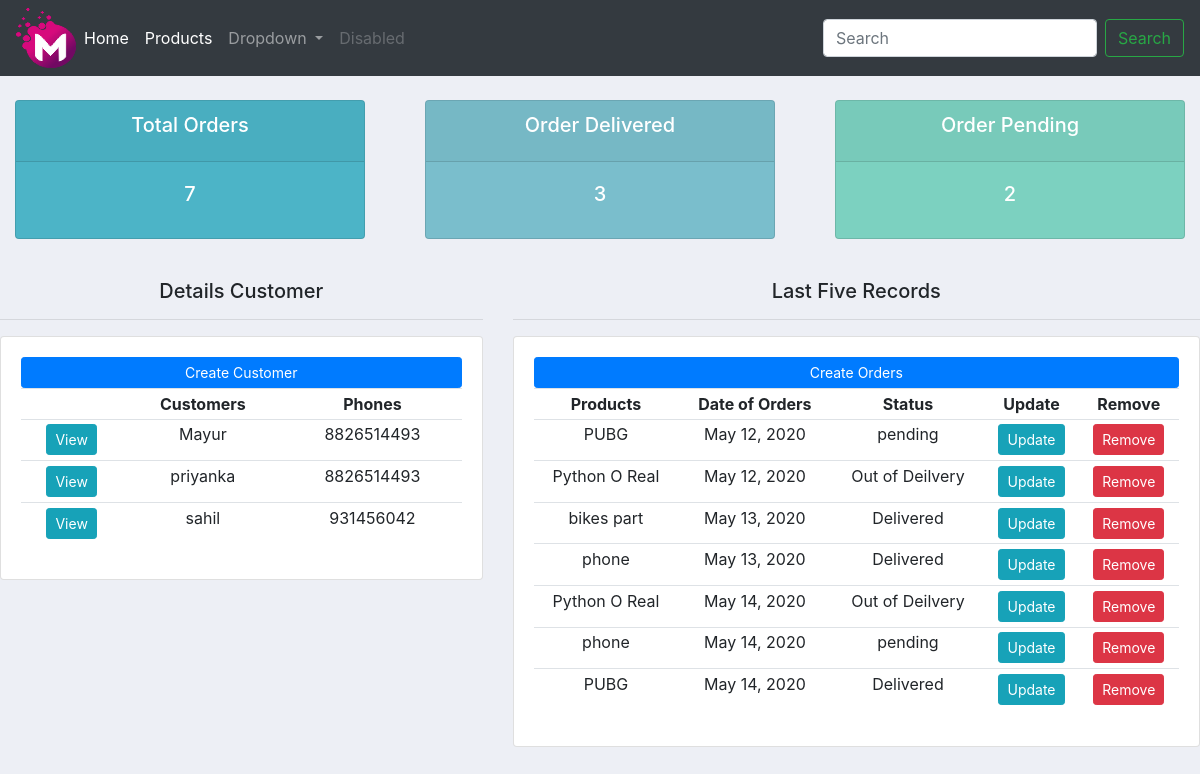
The app's page /, older data.
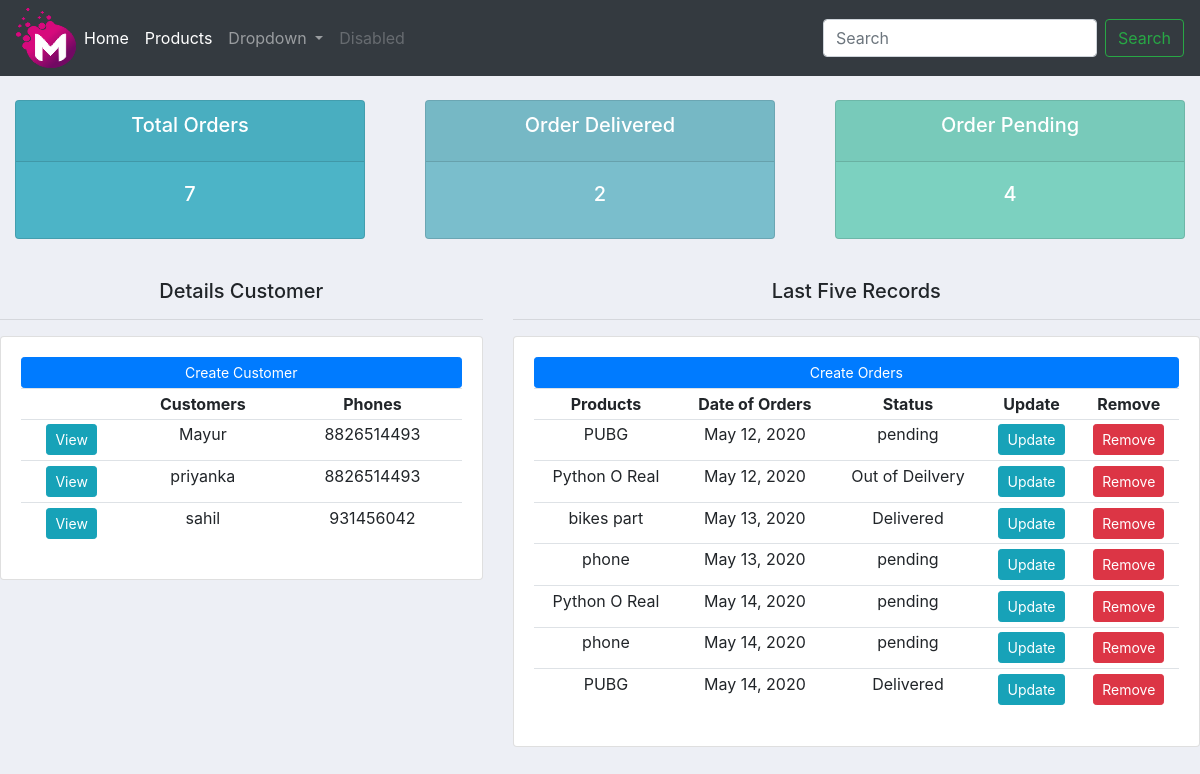
The same page, newer data.
### accounts/models.py (models this page shows, shortened)
class Order(models.Model):
    STATUS = (
        ('pending','pending'),
        ('Out of Deilvery','Out of Deilvery'),
        ('Delivered','Delivered'),
    )
    customer = models.ForeignKey(Customer, null=True , on_delete=models.SET_NULL)
    products = models.ForeignKey(Product, null=True , on_delete=models.SET_NULL)
    date_created = models.DateField(auto_now_add=True, null=True)
    status = models.CharField(max_length=200,choices=STATUS)

class Product(models.Model):
    CATEGORY = (
        ("Indoor","Indoor"),
        ('Out Door','Out Door'),
    )
    name = models.CharField(max_length=200, null=True)
    price = models.FloatField(null=True)
    category = models.CharField(max_length=200, null=True, choices=CATEGORY)
    description = models.CharField(max_length=200, null=True, blank=True)
    date_created = models.DateTimeField(auto_now_add=True, null=True)
    tag = models.ManyToManyField(Tag)
    def __str__(self):
        return self.name

### accounts/views.py (the view)
# urls.py: path('',views.home,name='home'),
def home(request):
    orders_data = Order.objects.all()
    customer_data = Customer.objects.all()
    total_customers = orders_data.count()
    total_orders = customer_data.count()
    total_delivered = orders_data.filter(status='Delivered').count()
    total_pending = orders_data.filter(status='pending').count()
    context = {'orders_show':orders_data,'customer_show':customer_data,'total_orders_show':total_customers,'order_delivered_show':total_delivered,'total_pending_show':total_pending}
    return render(request, 'index.html',context)

### accounts/templates/index.html
{% extends 'navbar.html' %}
{% block content %}
{% include "status.html" %}
<br>
<div class="row">
    <div class="col-md-5">
        <h5 align='center'> Details Customer</h5>
        <hr>
        <div class="card card-body">
            <a class="btn btn-primary btn-sm btn-block" href="">Create Customer </a>
            <table class="table table-sm">
                <tr align="center">
                    <th></th>
                    <th> Customers </th>
                    <th> Phones </th>
                </tr>
                {% for customer in customer_show %}
                <tr align='center'>
                    <td><a class='btn btn-sm btn-info' href="{% url 'customer' customer.id %}"> View </a></td>
                    <td>{{ customer.name }}</td>
                    <td>{{ customer.phone }}</td>
                </tr>
                {% endfor %}
            </table>
        </div>
    </div>
    <div class="col-md-7">
        <h5 align='center'> Last Five Records </h5>
        <hr>
        <div class="card card-body">
            <a class="btn btn-primary btn-sm btn-block" href="{% url 'Create_Order' %}">Create Orders </a>
            <table class="table table-sm">
                <tr align="center">
                    <th> Products </th>
                    <th> Date of Orders </th>
                    <th> Status </th>
                    <th> Update </th>
                    <th> Remove </th>
                </tr>
                {% for order in orders_show %}
                <tr align='center'>
                    <td>{{ order.products }}</td>
                    <td>{{ order.date_created }}</td>
                    <td>{{ order.status }}</td>
                    <td><a class='btn btn-sm btn-info' href="{% url 'update' order.id %}">Update</a></td>
                    <td><a class='btn btn-sm btn-danger' href="{% url 'delete' order.id %}">Remove</a></td>
                </tr>
                {% endfor %}
        </div>
    </div>
</div>
{% endblock %}

Row changes from the older to the newer data that the page shows:
changed Order (number 4 of 7 on the later page): status "Delivered" → "pending"
changed Order (number 5 of 7 on the later page): status "Out of Deilvery" → "pending"
Text that changed along with them:
{{ order_delivered_show }}: "3" → "2"
{{ total_pending_show }}: "2" → "4"
